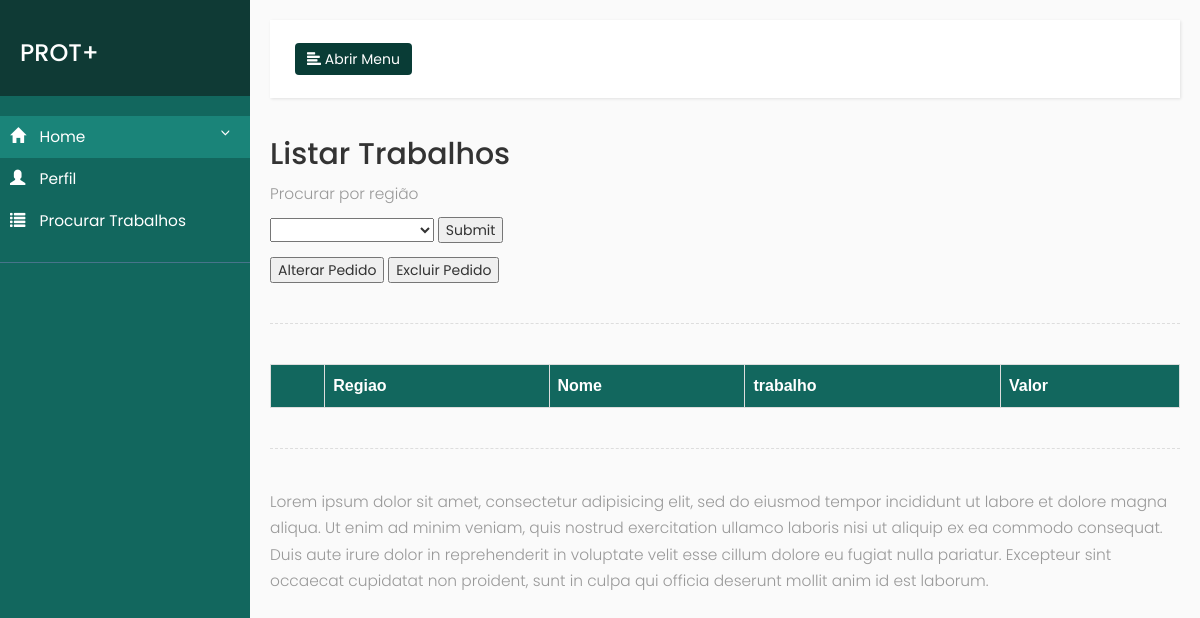
Page /ListaTrabalhosProtetico.php (signed in) on the earlier database version.
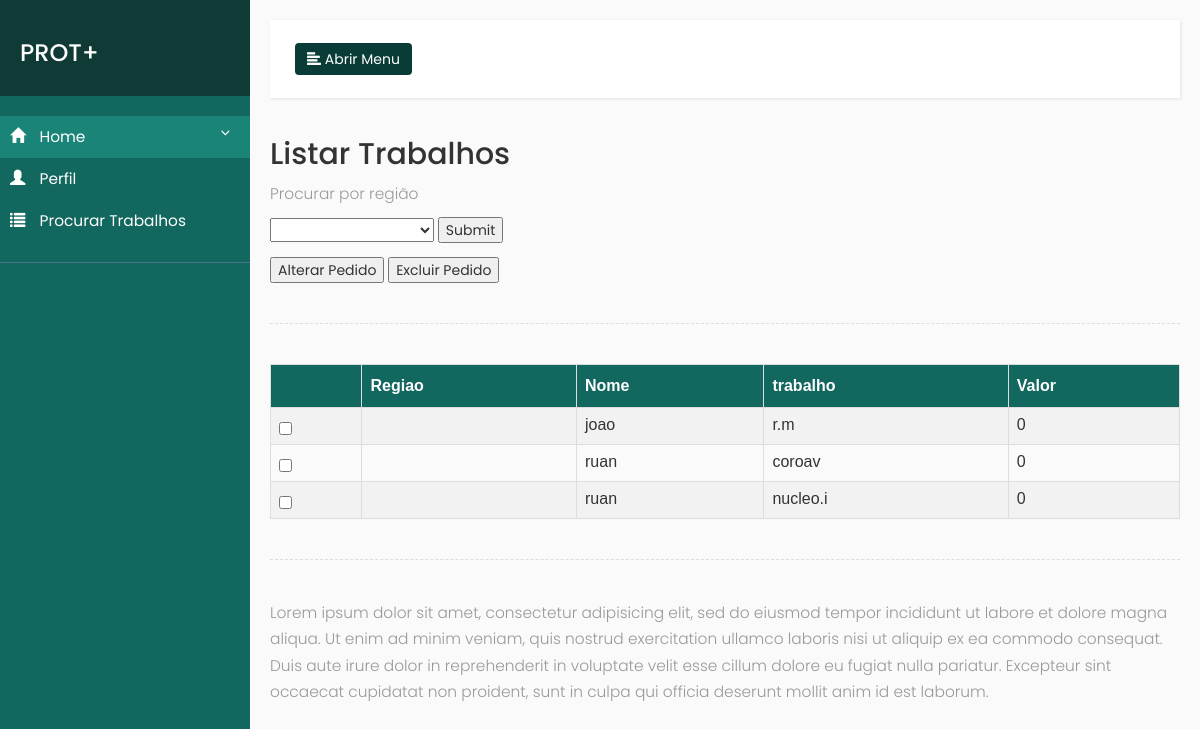
Same page on the later database version.
### tables this page shows
CREATE TABLE `pedidos` (
  `id` int(50) NOT NULL,
  `trabalho` varchar(100) NOT NULL,
  `sexo` varchar(50) NOT NULL,
  `idade_paciente` varchar(50) NOT NULL,
  `num_dente` varchar(50) NOT NULL,
  `cor_dente` varchar(50) NOT NULL,
  `obs` varchar(500) NOT NULL,
  `dentista` varchar(500) NOT NULL,
  `disponibilidade` varchar(400) NOT NULL,
  `protetico_resp` varchar(500) NOT NULL,
  `valor_medio` int(10) NOT NULL,
  `estado` varchar(500) NOT NULL
);

### ListaTrabalhosProtetico.php (the view, shortened to what this page needs)
<?php
include("conecta.php");
$pesquisaEstado = $_GET["estado"];
$consulta = "SELECT estado, dentista, trabalho, valor_medio FROM pedidos WHERE estado = '$pesquisaEstado'";
$con = $conexao ->query($consulta) or die ($con->error);
?>
        <link rel="stylesheet" href="https://maxcdn.bootstrapcdn.com/bootstrap/3.3.7/css/bootstrap.min.css">
        <link rel="stylesheet" href="css/sidebar.css">
    </head>
    <body>
        <div class="wrapper">
            <nav id="sidebar">
                <div class="sidebar-header">
                    <h3>PROT+</h3>
                </div>
                <ul class="list-unstyled components">
                    <li class="active">
                        <a href="#homeSubmenu" data-toggle="collapse" aria-expanded="false">
                            <i class="glyphicon glyphicon-home"></i>
                            Home
                        </a>
                    </li>
                    <li>
                        <a href="#">
                            <i class="glyphicon glyphicon-user"></i>
                            Perfil
                        </a>
                    </li>
                    <li>
                        <a href="#">
                            <i class="glyphicon glyphicon-list"></i>
                            Procurar Trabalhos
                        </a>
                    </li>
                </ul>
            </nav>
            <div id="content">
                <nav class="navbar navbar-default">
                    <div class="container-fluid">
                        <div class="navbar-header">
                            <button type="button" id="sidebarCollapse" class="btn btn-info navbar-btn">
                                <i class="glyphicon glyphicon-align-left"></i>
                                <span>Abrir Menu</span>
                            </button>
                        </div>
                        <div class="collapse navbar-collapse" id="bs-example-navbar-collapse-1">
                        </div>
                    </div>
                </nav>
                <h2>Listar Trabalhos</h2>
                <p>Procurar por região
                 <form  action="ListaTrabalhosProtetico.php"  method="get">
                    <select name="estado">
                            <option value=""></option>
                            <option value="AC">Acre</option>
                    </select>
                    <input onclick="pesquisa_Sucesso()" type="submit"/>
                </form>
                </p>
                <button>Alterar Pedido</button>
                <button>Excluir Pedido</button>
                <div class="line"></div>
                <table id="tabelaCustom">
                    <tr>
                        <th></th>
                        <th>Regiao</th>
                        <th>Nome</th>
                        <th>trabalho</th>
                        <th>Valor</th>
                    </tr>
                    <?php while($dado = $con->fetch_array()){?>
                    <tr>
                        <td><input type="checkbox" name=""></td>
                        <td style="padding-bottom: 10px;"><?php echo $dado["estado"];?></td>
                        <td style="padding-bottom: 10px;"><?php echo $dado["dentista"];?></td>
                        <td style="padding-bottom: 10px;"><?php echo $dado["trabalho"];?></td>
                        <td style="padding-bottom: 10px;"><?php echo $dado["valor_medio"];?></td>
                    </tr>
                    <?php } ?>
                </table>
                <div class="line"></div>
               <p>
                Lorem ipsum dolor sit amet, consectetur adipisicing elit, sed do eiusmod
                tempor incididunt ut labore et dolore magna aliqua. Ut enim ad minim veniam,
                quis nostrud exercitation ullamco laboris nisi ut aliquip ex ea commodo
                consequat. Duis aute irure dolor in reprehenderit in voluptate velit esse
                cillum dolore eu fugiat nulla pariatur. Excepteur sint occaecat cupidatat non
                proident, sunt in culpa qui officia deserunt mollit anim id est laborum.
                </p>
            </div>
        </div>
    </body>
</html>

### css/sidebar.css (style rules this page uses)
body { font-family: 'Poppins', sans-serif; background: #fafafa; }
.btn-info { background: #093c36; }
p { font-family: 'Poppins', sans-serif; font-size: 1.1em; font-weight: 300; line-height: 1.7em; color: #999; }
a, a:hover, a:focus { color: inherit; text-decoration: none; transition: all 0.3s; }
.navbar { padding: 15px 10px; background: #fff; border: none; border-radius: 0; margin-bottom: 40px; box-shadow: 1px 1px 3px rgba(0, 0, 0, 0.1); }
.navbar-btn { box-shadow: none; outline: none !important; border: none; }
.line { width: 100%; height: 1px; border-bottom: 1px dashed #ddd; margin: 40px 0; }
i, span { display: inline-block; }
.wrapper { display: flex; align-items: stretch; }
#sidebar { min-width: 250px; max-width: 250px; background: #12675e; color: #fff; transition: all 0.3s; }
#sidebar ul li a { text-align: left; }
#sidebar .sidebar-header { padding: 20px; background: #0f3a35; }
#sidebar ul.components { padding: 20px 0; border-bottom: 1px solid #47748b; }
#sidebar ul li a { padding: 10px; font-size: 1.1em; display: block; }
#sidebar ul li a i { margin-right: 10px; }
#sidebar ul li.active > a, a[aria-expanded="true"] { color: #fff; background:#1a8479; }
a[data-toggle="collapse"] { position: relative; }
a[aria-expanded="false"]::before, a[aria-expanded="true"]::before { content: '\e259'; display: block; position: absolute; right: 20px; font-family: 'Glyphicons Halflings'; font-size: 0.6em; }
#content { padding: 20px; min-height: 100vh; transition: all 0.3s; max-width: 100%; }

### ListaTrabalhosProtetico.php (style rules this page uses)
#tabelaCustom { font-family: "Trebuchet MS", Arial, Helvetica, sans-serif; border-collapse: collapse; width: 100%; }
#tabelaCustom td, #tabelaCustom th { border: 1px solid #ddd; padding: 8px; }
#tabelaCustom tr:nth-child(even) { background-color: #f2f2f2; }
#tabelaCustom th { padding-top: 12px; padding-bottom: 12px; text-align: left; background-color: #12675e; color: white; }

Differences in the rows shown:
now on this page (row edited): pedidos: dentista "joao", trabalho "r.m", valor_medio "0"
now on this page (row edited): pedidos: dentista "ruan", trabalho "coroav", valor_medio "0"
now on this page (row edited): pedidos: dentista "ruan", trabalho "nucleo.i", valor_medio "0"
